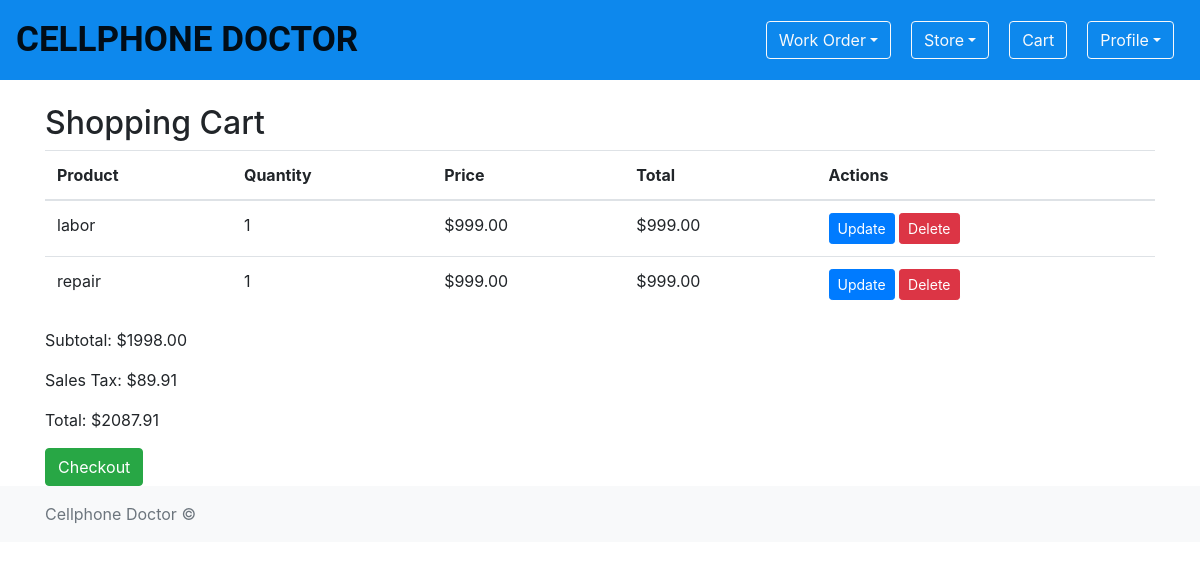
The page /shopping_cart/ (signed in) on the database as committed earlier.
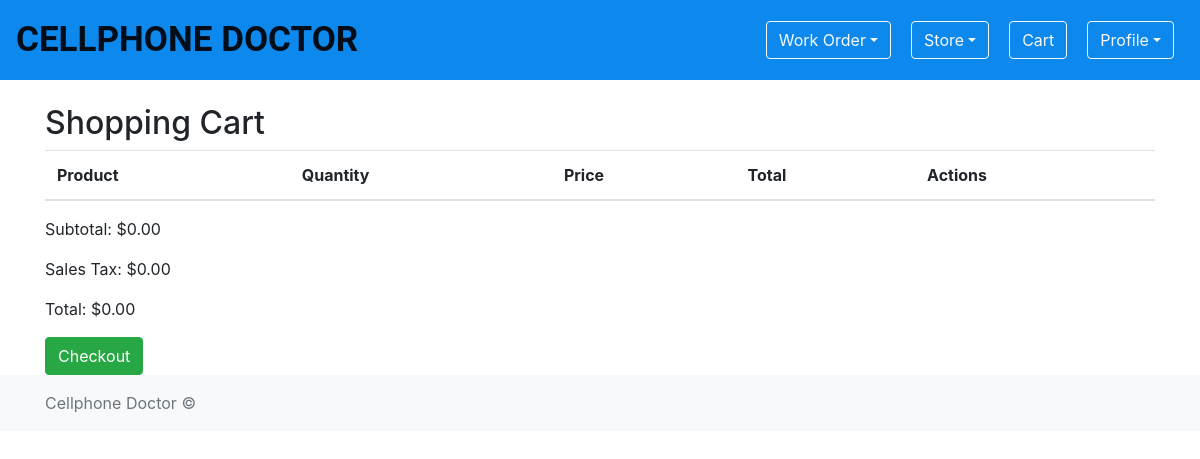
The same page on the database as committed later.
### shopping_cart/models.py (models this page shows, shortened)
class ShoppingCartItem(models.Model):
    product = models.ForeignKey(Product, on_delete=models.CASCADE)
    cart = models.ForeignKey(ShoppingCart, on_delete=models.CASCADE)
    quantity = models.PositiveIntegerField(default=1)
    price = models.DecimalField(max_digits=10, decimal_places=2)

class Product(models.Model):
    name = models.CharField(max_length=255)
    description = models.TextField(blank=True, null=True)
    price = models.DecimalField(max_digits=10, decimal_places=2)
    cost = models.DecimalField(max_digits=10, decimal_places=2, blank=True, null=True)
    department = models.ForeignKey(Department, on_delete=models.CASCADE)
    location = models.ForeignKey(Location, on_delete=models.CASCADE, blank=True, null=True)
    image = models.ImageField(
        upload_to='static/images/product_images/', blank=True, null=True)

### shopping_cart/views.py (the view)
# urls.py: path('shopping_cart/', ShoppingCartView.as_view(),
class ShoppingCartView(LoginRequiredMixin, TemplateView):
    template_name = 'shopping_cart/shopping_cart.html'
    def get_context_data(self, **kwargs):
        context = super().get_context_data(**kwargs)
        cart = ShoppingCart.objects.get_or_create(user=self.request.user)[0]
        items = ShoppingCartItem.objects.filter(cart=cart)
        subtotal = sum([item.price * item.quantity for item in items])
        sales_tax = cart.get_sales_tax()
        total = subtotal + sales_tax
        context.update({'items': items, 'subtotal': subtotal,
                        'sales_tax': sales_tax, 'total': total})
        return context

### shopping_cart/models.py (called while the page is built)
    def get_sales_tax(self):
        tax_rate = 0.09  # 9% sales tax rate
        taxable_items = ShoppingCartItem.objects.filter(
            cart=self, product__department__taxable=True)
        total_taxable = sum(
            item.price * item.quantity for item in taxable_items)
        return total_taxable * Decimal(tax_rate)

### shopping_cart/templatetags/shop_tags.py (called while the page is built)
@register.filter
def multiply(value, arg):
    return value * arg

### shopping_cart/templates/shopping_cart/shopping_cart.html
{% extends 'base.html' %}
{% load shop_tags %}
{% block content %}
  <h2>Shopping Cart</h2>
  <table class="table">
    <thead>
      <tr>
        <th>Product</th>
        <th>Quantity</th>
        <th>Price</th>
        <th>Total</th>
        <th>Actions</th>
      </tr>
    </thead>
    <tbody>
      {% for item in items %}
        <tr>
          <td>{{ item.product.name }}</td>
          <td>{{ item.quantity }}</td>
          <td>${{ item.price }}</td>
          <td>${{ item.price|multiply:item.quantity }}</td>
          <td>
            <a href="{% url 'shopping_cart:update_cart_item' pk=item.id %}" class="btn btn-primary btn-sm">Update</a>
            <a href="{% url 'shopping_cart:remove_from_cart' pk=item.id %}" class="btn btn-danger btn-sm">Delete</a>
          </td>
        </tr>
      {% endfor %}
    </tbody>
  </table>
  <p>Subtotal: ${{ subtotal|floatformat:2 }}</p>
  <p>Sales Tax: ${{ sales_tax|floatformat:2 }}</p>
  <p>Total: ${{ total|floatformat:2 }}</p>
  <a href="{% url 'shopping_cart:checkout' %}" class="btn btn-success">Checkout</a>
{% endblock %}

Rows that differ between the two databases and show on the page:
removed ShoppingCartItem: product.name "labor", quantity "1", price "999.00", price|multiply "999.00"
removed ShoppingCartItem: product.name "repair", quantity "1", price "999.00", price|multiply "999.00"
Other text that changed with them:
{{ subtotal|floatformat:2 }}: "1998.00" → "0.00"
{{ sales_tax|floatformat:2 }}: "89.91" → "0.00"
{{ total|floatformat:2 }}: "2087.91" → "0.00"
